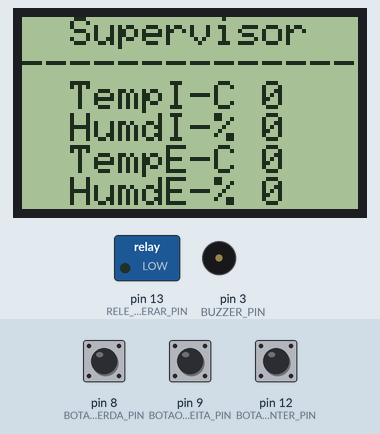
Bench run of a sketch on a simulated Arduino Uno, built with avr-gcc and run on an emulated ATmega328P. On the bench: 84×48 one-colour display, switched loads named in the sketch (green lamp = pin HIGH), buzzer (waves = sounding). The test bench sets the inputs (shaded band); at power-on: pin 9 (BOTAO_DIREITA_PIN) HIGH, pin 8 (BOTAO_ESQUERDA_PIN) HIGH, pin 12 (BOTAO_ENTER_PIN) HIGH. EEPROM starts erased; what the sketch prints to the serial monitor is not drawn.

Above: at 1.2 s.
1.3 s: pin 9 (BOTAO_DIREITA_PIN) pulled LOW for 1.4 s
At 4.5 s:
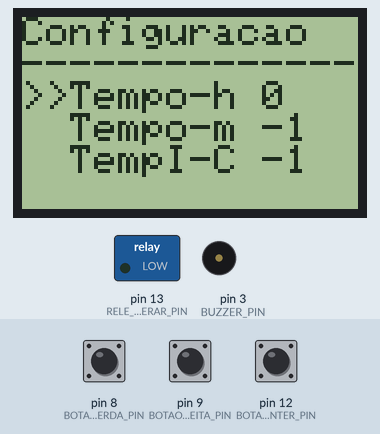
7.0 s: pin 9 (BOTAO_DIREITA_PIN) pulled LOW for 3.2 s
At 14.3 s:
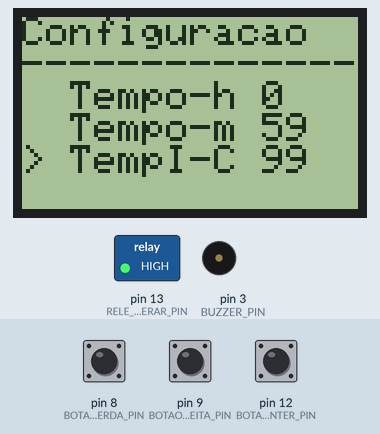
14.5 s: pin 8 (BOTAO_ESQUERDA_PIN) pulled LOW for 1.4 s
At 17.5 s:
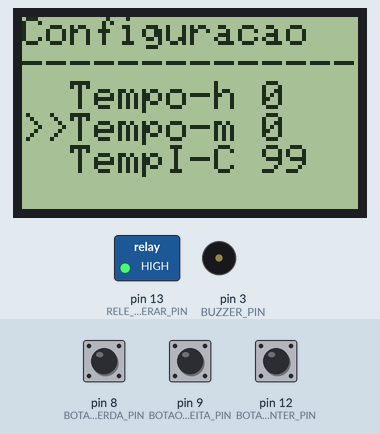
17.6 s: pin 12 (BOTAO_ENTER_PIN) pulled LOW for 3.2 s
25.1 s: pin 8 (BOTAO_ESQUERDA_PIN) pulled LOW for 1.4 s
At 26.1 s:
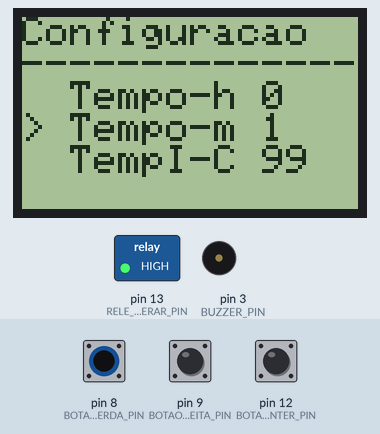
28.0 s: pin 8 (BOTAO_ESQUERDA_PIN) pulled LOW for 3.2 s
At 31.5 s:
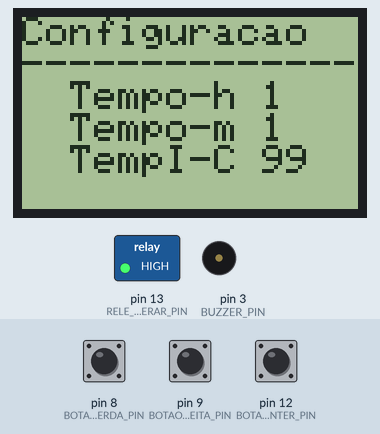
Timing chart, 0 to 33.0 s (numbered marks = the images above; inputs shaded):
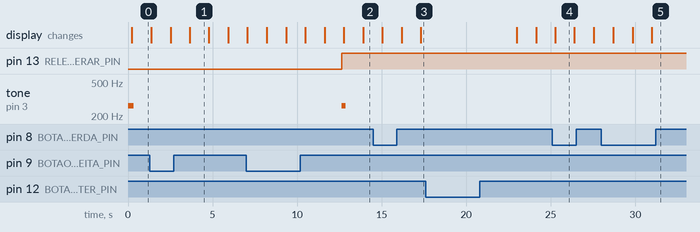

Measured:
- after the input at 1.3 s, the display: first differs from a run without the input after 2.4 s (image 1)
- after the input at 7.0 s, pin 13 (RELE_REFRIGERAR_PIN): LOW → HIGH after 5.6 s; tone on pin 3 (BUZZER_PIN): silent → 262 Hz after 5.6 s, → silent 0.25 s later; the display: first differs from a run without the input after 1.2 s (image 2 shows a later state)
- after the input at 14.5 s, the display: first changes after 0.54 s (image 3 shows a later state)
- after the input at 25.1 s, the display: changes after 0.17 s (image 4)
- after the input at 28.0 s, the display: first changes after 0.70 s (image 5 shows a later state)
- what the display in image 1 shows lasts 1.1 s, from 3.7 s to 4.8 s

The sketch:

HigienizadorDeCalcados.ino
```cpp
#include <dht.h>

#include <SPI.h>

#include <PCD8544.h>

#include <EEPROM.h>


dht DHT_Sensor_Interno;
dht DHT_Sensor_Externo;


bool ligarDisplay = true;

byte luzDisplay = 75;

int tempoDesejado;
int temperaturaDesejada;

bool refrigeracaoAtivada = false;

float TemperaturaInterna = 0;
float HumidadeInterna = 0;

float TemperaturaExterna = 0;
float HumidadeExterna = 0;

#define BOTAO_ESQUERDA_PIN 8
#define BOTAO_DIREITA_PIN 9
#define BOTAO_ENTER_PIN 12

//#define DHT11_INTERNO_PIN 7
//#define DHT11_EXTERNO_PIN 8

#define RELE_REFRIGERAR_PIN 13

#define BUZZER_PIN 3


struct LinhasDisplay
{
  char Linhas[6][14];
};

struct DadosMenu
{
  char Titulo[14];
  byte Posicao;
  bool Selecionado;
  bool Modificar;
  bool MenuDeConfiguracao;
  char NomeDados[4][8];
  int Dados[4];
  int DadosIncremento[4];
  int DadosMaximo[4];
  bool ModificarDados[4];
};

struct DadosBotao
{
  bool posicaoAtual;
  bool ultimaPosicao;
  int tempo;
};

struct LinhasDisplay linhasDisplay;


void setup(){

  pinMode(RELE_REFRIGERAR_PIN, OUTPUT);
  pinMode(BUZZER_PIN,OUTPUT);


  Serial.begin(9600);

  BuzzerSomInicio();

  IniciarDisplay();
  //LuzDisplay(luzDisplay);
  LimparDisplay();
  InicializarOperacoesMenu();
}

void loop()
{
//   DHT_Sensor_Interno.read11(DHT11_INTERNO_PIN);
   delay(10);
//   DHT_Sensor_Externo.read11(DHT11_EXTERNO_PIN);

  TemperaturaInterna = DHT_Sensor_Interno.temperature;
  HumidadeInterna = DHT_Sensor_Interno.humidity;

  TemperaturaExterna = DHT_Sensor_Externo.temperature;
  HumidadeExterna = DHT_Sensor_Externo.humidity;


 if(TemperaturaInterna > temperaturaDesejada)
 {
  if(!refrigeracaoAtivada)
  {
    refrigeracaoAtivada = true;
    BuzzerSomInicio();
  }
  digitalWrite(RELE_REFRIGERAR_PIN, LOW);
  Serial.println("Ligar Cooler");
 }
  else
  {
    if(refrigeracaoAtivada)
  {
    refrigeracaoAtivada = false;
    BuzzerSomInicio();
  }
   digitalWrite(RELE_REFRIGERAR_PIN, HIGH);
  }

  MostrarMenu();

 delay(1000);

}
```

OperacoesBuzzer.ino
```cpp
void BuzzerSomInicio()
{
  tone(BUZZER_PIN, 262, 250);
 // tone(BUZZER_PIN, 294, 250);
}
```

OperacoesDisplay.ino
```cpp
static PCD8544 lcd;

struct LinhasDisplay LinhasDisplayMemoria;


void MostrarDisplay(struct LinhasDisplay linhasDisplay)
{

  for (int i = 0; i < 6; i++)
  {
    if (linhasDisplay.Linhas[i] != LinhasDisplayMemoria.Linhas[i])
    {
      lcd.setCursor(0, i);
      lcd.print("              ");
      lcd.setCursor(0, i);
      lcd.print(linhasDisplay.Linhas[i]);
    }
  }

  LinhasDisplayMemoria = linhasDisplay;
}


void IniciarDisplay()
{
  lcd.begin(84, 48);
}


void LimparDisplay()
{
  for (int i = 0; i < 6; i++)
  {
    lcd.setCursor(0, i);
    lcd.print("              ");
  }
}

void LuzDisplay(int valor)
{
  int luz;

  luz = map(valor, 0, 100, 0, 254);

//  analogWrite(DISPLAY_LUZ_PIN, luz);

}

void DesligarDisplay()
{
  //LuzDisplay(0);
  lcd.clear();
}
```

OperacoesMenu.ino
```cpp
bool botaoEnterPressionado = false;
bool botaoDireitaPressionado = false;
bool botaoEsquerdaPressionado = false;

long botaoEnterPressionadoTempoTempo = 0;
long botaoDireitaPressionadoTempo = 0;
long botaoEsquerdaPressionadoTempo = 0;

bool botaoEnterTempPressionado = false;
bool botaoDireitaTempPressionado = false;
bool botaoEsquerdaTempPressionado = false;

bool botaoOkMudou = false;
bool botaoCimaMudou = false;
bool botaoBaixoMudou = false;


byte menuSelecionado = 0;

struct DadosMenu dadosMenuSensores, dadosMenuConfiguracao, dadosMenuSupervisor;

void InicializarOperacoesMenu()
{
  pinMode(BOTAO_DIREITA_PIN, INPUT_PULLUP);
  pinMode(BOTAO_ENTER_PIN, INPUT_PULLUP);
  pinMode(BOTAO_ESQUERDA_PIN, INPUT_PULLUP);


  strcpy(dadosMenuConfiguracao.Titulo, "Configuracao");
  dadosMenuConfiguracao.Posicao = 0;
  strcpy(dadosMenuConfiguracao.NomeDados[0], "Tempo-h");
  dadosMenuConfiguracao.Dados[0] = 0;
  dadosMenuConfiguracao.DadosIncremento[0] = 1;
  dadosMenuConfiguracao.DadosMaximo[0] = 24;
  strcpy(dadosMenuConfiguracao.NomeDados[1], "Tempo-m");
  dadosMenuConfiguracao.Dados[1] = 0;
  dadosMenuConfiguracao.DadosIncremento[1] = 1;
  dadosMenuConfiguracao.DadosMaximo[1] = 59;
  strcpy(dadosMenuConfiguracao.NomeDados[2], "TempI-C");
  dadosMenuConfiguracao.Dados[2] = 0;
  dadosMenuConfiguracao.DadosIncremento[2] = 1;
  dadosMenuConfiguracao.DadosMaximo[2] = 99;
  //strcpy(dadosMenuConfiguracao.NomeDados[3], "Luz");
  //dadosMenuConfiguracao.Dados[3] = 0;
  //dadosMenuConfiguracao.DadosIncremento[3] = 5;
  //dadosMenuConfiguracao.DadosMaximo[3] = 100;
  dadosMenuConfiguracao.MenuDeConfiguracao = true;

  strcpy(dadosMenuSensores.Titulo, "  Sensores");
  dadosMenuSensores.Posicao = 0;
  strcpy(dadosMenuSensores.NomeDados[0], "TempI-C");
  dadosMenuSensores.Dados[0] = 0;
  strcpy(dadosMenuSensores.NomeDados[1], "HumI-%");
  dadosMenuSensores.Dados[1] = 0;
  strcpy(dadosMenuSensores.NomeDados[2], "TempE-C");
  dadosMenuSensores.Dados[2] = 0;
  strcpy(dadosMenuSensores.NomeDados[3], "HumE-%");
  dadosMenuSensores.Dados[3] = 0;
  dadosMenuSensores.MenuDeConfiguracao = false;

  strcpy(dadosMenuSupervisor.Titulo, "  Supervisor");
  dadosMenuSupervisor.Posicao = 0;
  strcpy(dadosMenuSupervisor.NomeDados[0], "TempI-C");
  dadosMenuSupervisor.Dados[0] = TemperaturaInterna;
  strcpy(dadosMenuSupervisor.NomeDados[1], "HumdI-%");
  dadosMenuSupervisor.Dados[1] = HumidadeInterna;
  strcpy(dadosMenuSupervisor.NomeDados[2], "TempE-C");
  dadosMenuSupervisor.Dados[2] = TemperaturaExterna;
  strcpy(dadosMenuSupervisor.NomeDados[3], "HumdE-%");
  dadosMenuSupervisor.Dados[3] = HumidadeExterna;
  dadosMenuSupervisor.MenuDeConfiguracao = false;

  CarregarValoresEeprom();

}

int tempoDeOperacaoMenu = 50;
long tempoUltimaOperacaoMenu = 0;

void MostrarMenu()
{
  LerBotoes();

  long tempoAtual = millis();

  AtualizarValoresDosSensores();

  if(tempoAtual - tempoUltimaOperacaoMenu < tempoDeOperacaoMenu)
    return;

  LerBotMenu();

  struct DadosMenu dados;
  DadosDoMenuSelecionado(dados);
  GerarMenu(dados);
  MostrarDisplay(linhasDisplay);

  LuzDisplay(luzDisplay);

  tempoUltimaOperacaoMenu = millis();

  for (int i = 0; i < 6; i++)
  {
    Serial.println(linhasDisplay.Linhas[i]);
  }

}

void AtualizarValoresDosSensores()
{
  dadosMenuSupervisor.Dados[0] = TemperaturaInterna;
  dadosMenuSupervisor.Dados[1] = HumidadeInterna;
  dadosMenuSupervisor.Dados[2] = TemperaturaExterna;
  dadosMenuSupervisor.Dados[3] = HumidadeExterna;
}


void DadosDoMenuSelecionado(struct DadosMenu &dados)
{
  if (menuSelecionado == 0)
  {
    dados = dadosMenuSupervisor;
    return;
  }

  if (menuSelecionado == 1)
  {
    dados = dadosMenuSensores;
    return;
  }

  dados = dadosMenuConfiguracao;
}

void LerBotMenu()
{
  struct DadosMenu dados;

  DadosDoMenuSelecionado(dados);

  if (menuSelecionado == 0)
  {
    if (botaoDireitaPressionado)
    {
      IncrementarPosicao(dadosMenuSupervisor);
      botaoDireitaPressionado = false;
    }

    if (botaoEsquerdaPressionado)
    {
      DecrementarPosicao(dadosMenuSupervisor);
      botaoEsquerdaPressionado = false;
    }

    if (botaoEnterPressionado)
    {
      SelecionarMenu(dadosMenuSupervisor);
      botaoEnterPressionado = false;
    }
  }

  if (menuSelecionado == 1)
  {
    if (botaoDireitaPressionado)
    {
      IncrementarPosicao(dadosMenuSensores);
      botaoDireitaPressionado = false;
    }

    if (botaoEsquerdaPressionado)
    {
      DecrementarPosicao(dadosMenuSensores);
      botaoEsquerdaPressionado = false;
    }

    if (botaoEnterPressionado)
    {
      SelecionarMenu(dadosMenuSensores);
      botaoEnterPressionado = false;
    }
  }

  if (menuSelecionado == 2)
  {
    if (botaoDireitaPressionado)
    {
      IncrementarPosicao(dadosMenuConfiguracao);
      botaoDireitaPressionado = false;
    }

    if (botaoEsquerdaPressionado)
    {
      DecrementarPosicao(dadosMenuConfiguracao);
      botaoEsquerdaPressionado = false;
    }

    if (botaoEnterPressionado)
    {
      SelecionarMenu(dadosMenuConfiguracao);
      botaoEnterPressionado = false;
    }
  }

}


long ultimaOperacaoBotoes = 0;
int tempoOperacaoBotoes = 5;

void LerBotoes()
{
  long botaoTempo = millis();

  if(botaoTempo - ultimaOperacaoBotoes < tempoOperacaoBotoes)
    return;

  bool botaoPosicao = digitalRead(BOTAO_DIREITA_PIN);

  if(botaoDireitaTempPressionado != botaoPosicao)
  {
    botaoDireitaTempPressionado = botaoPosicao;
    botaoDireitaPressionadoTempo = millis();
  }

  botaoTempo = millis();

  if(botaoTempo - botaoDireitaPressionadoTempo > 25)
  {
    if(botaoDireitaTempPressionado)
      botaoDireitaPressionado = botaoDireitaTempPressionado;

    botaoDireitaPressionadoTempo = millis();
  }

  botaoTempo = millis();

  botaoPosicao = digitalRead(BOTAO_ENTER_PIN);

  if(botaoEnterTempPressionado != botaoPosicao)
  {
    botaoEnterTempPressionado = botaoPosicao;
    botaoEnterPressionadoTempoTempo = millis();
  }

  if(botaoTempo - botaoEnterPressionadoTempoTempo > 25)
  {
    if(botaoEnterTempPressionado)
    {
      botaoEnterPressionado = botaoEnterTempPressionado;
      Serial.println("Botao Enter");
    }

    botaoEnterPressionadoTempoTempo = millis();
  }

  botaoTempo = millis();

  botaoPosicao = digitalRead(BOTAO_ESQUERDA_PIN);

  if(botaoEsquerdaTempPressionado != botaoPosicao)
  {
    botaoEsquerdaTempPressionado = botaoPosicao;
    botaoEsquerdaPressionadoTempo = millis();
  }

  if(botaoTempo - botaoEsquerdaPressionadoTempo > 25)
  {
    if(botaoEsquerdaTempPressionado)
      botaoEsquerdaPressionado = botaoEsquerdaTempPressionado;

    botaoEsquerdaPressionadoTempo = millis();
  }

  ultimaOperacaoBotoes = millis();
}


bool BotaoPressionadoZ(int pinoBotao)
{
  if (digitalRead(pinoBotao))
  {
    for (int i = 0; i < 10; i++)
    {
      delay(25);
      if (!digitalRead(pinoBotao))
      {
        return true;
      }
    }
  }

  return false;
}

void IncrementarPosicao(struct DadosMenu & dados)
{

  if (!dados.MenuDeConfiguracao)
    return;

  if (dados.Modificar)
  {
    dados.Dados[dados.Posicao - 1] = dados.Dados[dados.Posicao - 1] +
                                     dados.DadosIncremento[dados.Posicao - 1];

    if (dados.Dados[dados.Posicao - 1] < 0)
      dados.Dados[dados.Posicao - 1] = dados.DadosMaximo[dados.Posicao - 1];

    if (dados.Dados[dados.Posicao - 1] > dados.DadosMaximo[dados.Posicao - 1])
      dados.Dados[dados.Posicao - 1] = 0;

    return;
  }

  dados.Posicao = dados.Posicao - 1;

  if (dados.Posicao < 0)
    dados.Posicao = 4;

}

void DecrementarPosicao(struct DadosMenu & dados)
{

  if (!dados.MenuDeConfiguracao)
    return;

  if (dados.Modificar)
  {
    dados.Dados[dados.Posicao - 1] = dados.Dados[dados.Posicao - 1] -
                                     dados.DadosIncremento[dados.Posicao - 1];

    if (dados.Dados[dados.Posicao - 1] < 0)
      dados.Dados[dados.Posicao - 1] = dados.DadosMaximo[dados.Posicao - 1];

    if (dados.Dados[dados.Posicao - 1] > dados.DadosMaximo[dados.Posicao - 1])
      dados.Dados[dados.Posicao - 1] = dados.DadosMaximo[dados.Posicao - 1];

    return;
  }

  dados.Posicao = dados.Posicao + 1;

  if (dados.Posicao > 4)
    dados.Posicao = 0;

}

void SelecionarMenu(struct DadosMenu & dados)
{

  if (dados.MenuDeConfiguracao)
  {
    if (dados.Posicao > 0)
    {
      dados.Modificar = !dados.Modificar;

      if(!dados.Modificar)
        SalvarValores();

      return;
    }
  }

  menuSelecionado = menuSelecionado + 1;

  if (menuSelecionado > 2)
    menuSelecionado = 0;

}

void GerarMenu(struct DadosMenu dados)
{
  strcpy(linhasDisplay.Linhas[0], dados.Titulo);
  strcpy(linhasDisplay.Linhas[1], "--------------");

  String tempString;
  char tempChar[14];

  for (int i = 0; i < 4; i++)
  {
    tempString = selecionarItem(dados.NomeDados[i], dados.Dados[i],
                                dados.Posicao == i + 1, dados.Modificar, dados.MenuDeConfiguracao);

    tempString.toCharArray(tempChar, 14);

    strcpy(linhasDisplay.Linhas[i + 2], tempChar);
  }
}

String  selecionarItem(String item, int valor, bool selecionado, bool modificar, bool menuDeConfiguracao)
{
  if (item == "")
    return "";

  if (!menuDeConfiguracao)
  {
    return "  " + item + " " + valor;
  }

  if (selecionado)
  {
    if (modificar)
    {
      return ">>" + item + " " + valor;
    }
    return "> " + item + " " + valor;
  }

  return "  " + item + " " + valor;
}

void SalvarValores()
{
  tempoDesejado = (dadosMenuConfiguracao.Dados[0] * 60) + dadosMenuConfiguracao.Dados[1];
  temperaturaDesejada = dadosMenuConfiguracao.Dados[2];
  luzDisplay = dadosMenuConfiguracao.Dados[3];

  EEPROM.update(0, luzDisplay);
  EEPROMWriteInt(2, tempoDesejado);
  EEPROMWriteInt(4, temperaturaDesejada);


  //LuzDisplay(luzDisplay);
}

void CarregarValoresEeprom()
{
  luzDisplay = EEPROM.read(0);
  tempoDesejado = EEPROMReadInt(2);
  temperaturaDesejada = EEPROMReadInt(4);

  dadosMenuConfiguracao.Dados[0] = tempoDesejado / 60;
  dadosMenuConfiguracao.Dados[1] = tempoDesejado - (dadosMenuConfiguracao.Dados[0] * 60);
  dadosMenuConfiguracao.Dados[2] = temperaturaDesejada;
  dadosMenuConfiguracao.Dados[3] = luzDisplay;
}


void EEPROMWriteInt(int address, int value)
{
  byte two = (value & 0xFF);
  byte one = ((value >> 8) & 0xFF);

  EEPROM.update(address, two);
  EEPROM.update(address + 1, one);
}

int EEPROMReadInt(int address)
{
  long two = EEPROM.read(address);
  long one = EEPROM.read(address + 1);

  return ((two << 0) & 0xFFFFFF) + ((one << 8) & 0xFFFFFFFF);
}
```
